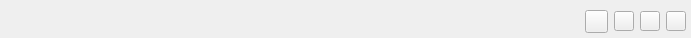
<?xml version="1.0" encoding="UTF-8"?>
<ui version="4.0">
 <class>CUiTop</class>
 <widget class="QWidget" name="CUiTop">
  <property name="geometry">
   <rect>
    <x>0</x>
    <y>0</y>
    <width>691</width>
    <height>38</height>
   </rect>
  </property>
  <property name="minimumSize">
   <size>
    <width>0</width>
    <height>38</height>
   </size>
  </property>
  <property name="maximumSize">
   <size>
    <width>16777215</width>
    <height>38</height>
   </size>
  </property>
  <property name="windowTitle">
   <string>CUiTop</string>
  </property>
  <property name="styleSheet">
   <string notr="true"/>
  </property>
  <layout class="QHBoxLayout" name="horizontalLayout">
   <property name="leftMargin">
    <number>15</number>
   </property>
   <property name="topMargin">
    <number>5</number>
   </property>
   <property name="rightMargin">
    <number>5</number>
   </property>
   <property name="bottomMargin">
    <number>0</number>
   </property>
   <item>
    <widget class="QLabel" name="label_logo">
     <property name="minimumSize">
      <size>
       <width>115</width>
       <height>0</height>
      </size>
     </property>
     <property name="maximumSize">
      <size>
       <width>115</width>
       <height>16777215</height>
      </size>
     </property>
     <property name="text">
      <string/>
     </property>
    </widget>
   </item>
   <item>
    <spacer name="horizontalSpacer">
     <property name="orientation">
      <enum>Qt::Horizontal</enum>
     </property>
     <property name="sizeHint" stdset="0">
      <size>
       <width>550</width>
       <height>20</height>
      </size>
     </property>
    </spacer>
   </item>
   <item>
    <widget class="QPushButton" name="btn_changeSkin">
     <property name="minimumSize">
      <size>
       <width>23</width>
       <height>23</height>
      </size>
     </property>
     <property name="maximumSize">
      <size>
       <width>23</width>
       <height>23</height>
      </size>
     </property>
     <property name="cursor">
      <cursorShape>PointingHandCursor</cursorShape>
     </property>
     <property name="text">
      <string/>
     </property>
    </widget>
   </item>
   <item>
    <widget class="QPushButton" name="btn_min">
     <property name="minimumSize">
      <size>
       <width>20</width>
       <height>20</height>
      </size>
     </property>
     <property name="maximumSize">
      <size>
       <width>20</width>
       <height>20</height>
      </size>
     </property>
     <property name="cursor">
      <cursorShape>PointingHandCursor</cursorShape>
     </property>
     <property name="text">
      <string/>
     </property>
    </widget>
   </item>
   <item>
    <widget class="QPushButton" name="btn_max">
     <property name="minimumSize">
      <size>
       <width>20</width>
       <height>20</height>
      </size>
     </property>
     <property name="maximumSize">
      <size>
       <width>20</width>
       <height>20</height>
      </size>
     </property>
     <property name="cursor">
      <cursorShape>PointingHandCursor</cursorShape>
     </property>
     <property name="text">
      <string/>
     </property>
    </widget>
   </item>
   <item>
    <widget class="QPushButton" name="btn_close">
     <property name="minimumSize">
      <size>
       <width>20</width>
       <height>20</height>
      </size>
     </property>
     <property name="maximumSize">
      <size>
       <width>20</width>
       <height>20</height>
      </size>
     </property>
     <property name="cursor">
      <cursorShape>PointingHandCursor</cursorShape>
     </property>
     <property name="text">
      <string/>
     </property>
    </widget>
   </item>
  </layout>
 </widget>
 <layoutdefault spacing="6" margin="11"/>
 <resources/>
 <connections/>
</ui>
